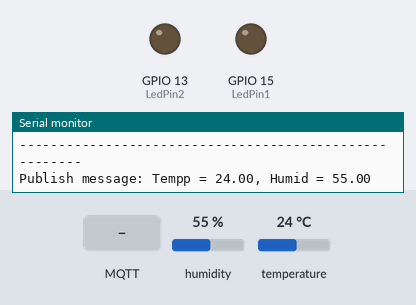
A sketch run on a simulated ESP32. On the bench: output pins drawn as LEDs (lit = HIGH), the last lines printed to the serial monitor. Inputs (shaded band) come from the test bench; at power-on: humidity 55 %, temperature 24 °C. WiFi joins after 1.5 s; servers stay silent unless stated; random numbers use the default seed unless the sketch sets one; no MQTT or app messages arrive unless stated.

Above: at 2.7 s.
2.8 s: MQTT message "1" arrives on the first subscribed topic
At 3.9 s:
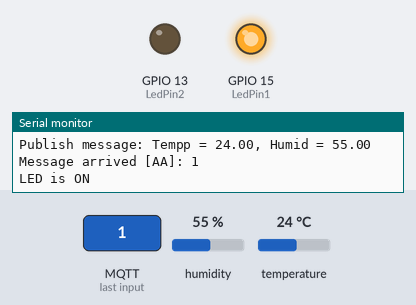
4.3 s: MQTT message "2" arrives on the second subscribed topic
At 5.1 s:
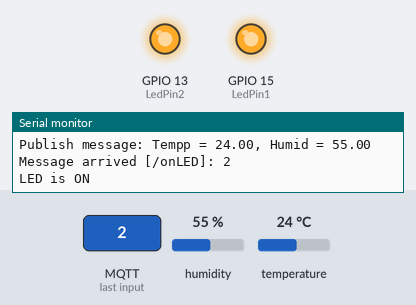
5.8 s: MQTT message "0" arrives on the first subscribed topic
At 6.3 s:
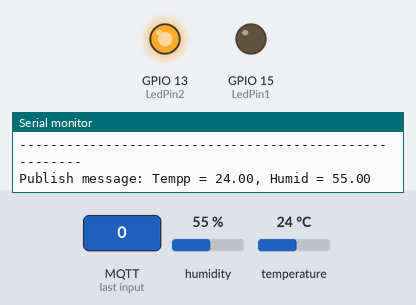
7.3 s: MQTT message "3" arrives on the first subscribed topic
At 8.5 s:
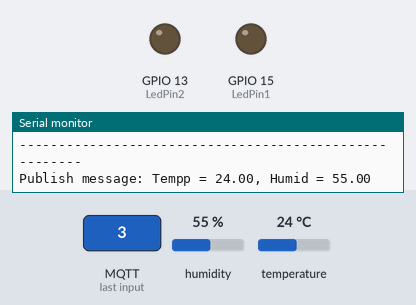
8.8 s: MQTT message "2" arrives on the first subscribed topic
At 9.7 s:
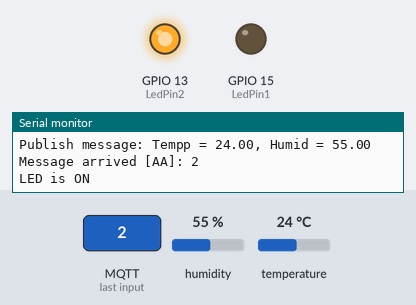
Timing chart, 0 to 11.3 s (numbered marks = the images above; inputs shaded):
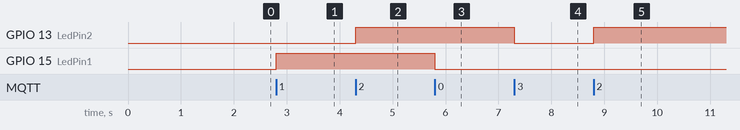

Measured:
- after the input at 2.8 s, GPIO 15 (LedPin1): LOW → HIGH at once
- after the input at 4.3 s, GPIO 13 (LedPin2): LOW → HIGH at once
- after the input at 5.8 s, GPIO 15 (LedPin1): HIGH → LOW at once
- after the input at 7.3 s, GPIO 13 (LedPin2): HIGH → LOW at once
- after the input at 8.8 s, GPIO 13 (LedPin2): LOW → HIGH at once

The sketch:

MQTT.ino
```cpp
#include <WiFi.h>
#include <PubSubClient.h>
#include "DHTesp.h"
#define pinDHT22 17
DHTesp dht;
const char* ssid = "Tucklyz";
const char* password = "pond17399";
const char* mqtt_server = "broker.emqx.io";
const char *topic = "AA";
const char* myTopic = "AA";
const int mqtt_port = 1883;

#define LedPin1 15
#define LedPin2 13

#define MSG_BUFFER_SIZE (50)
WiFiClient espClient;
PubSubClient client(espClient);
unsigned long lastMsg = 0;
char msg[MSG_BUFFER_SIZE];
int value = 0;

void setup_wifi() {
  delay(10);
  Serial.print("/nConnecting to "); Serial.println(ssid);
  WiFi.mode(WIFI_STA); WiFi.begin(ssid, password);
  while (WiFi.status() != WL_CONNECTED) {
    delay(500);
    Serial.print(".");
  }
  randomSeed(micros());
  Serial.println(""); Serial.println("WiFi connected");
  Serial.println("IP address: "); Serial.println(WiFi.localIP());
}

void reconnect() {
  while (!client.connected()) {
    Serial.print("Attempting MQTT connection...");
    String clientId = "ESP32 Client-";
    clientId += String(random(0xffff), HEX);
    if (client.connect(clientId.c_str())) {
      Serial.println("connected");
      client.subscribe(myTopic);
      client.publish(myTopic, "LET'S GO BRATHER");
      Serial.println("Connected");
      client.subscribe("/onLED");
    } else {
      Serial.print("failed, rc=");
      Serial.print(client.state());
      Serial.println(" try again in 5 seconds");
      delay(5000);
    }
  }
}

void callback(char* topic, byte* payload, unsigned int length) {
  String msg;
  Serial.print("Message arrived [");
  Serial.print(topic);
  Serial.print("]: ");

  for (int i = 0; i < length; i++) {
    msg += (char)payload[i];
  }
  Serial.println(msg);

  if (msg == "1") {
    digitalWrite(LedPin1, HIGH); // เปิด LED
    Serial.println("LED is ON");
  } else if (msg == "0") {
    digitalWrite(LedPin1, LOW); // ปิด LED
    Serial.println("LED is OFF");
  }
  if (msg == "2") {
    digitalWrite(LedPin2, HIGH); // เปิด LED
    Serial.println("LED is ON");
  } else if (msg == "3") {
    digitalWrite(LedPin2, LOW); // ปิด LED
    Serial.println("LED is OFF");
  }
}

void setup() {
  Serial.begin(115200);
  pinMode(LedPin1, OUTPUT);
  pinMode(LedPin2, OUTPUT);
  dht.setup(pinDHT22, DHTesp::DHT22);
  setup_wifi();
  client.setServer(mqtt_server, 1883);
  client.setCallback(callback);
  while (!client.connected()) {
    reconnect();
  }

  client.publish("/onLED", "ON");
  client.subscribe("/onLED");
}
void loop() {
  if (!client.connected()) reconnect();
  client.loop();
  unsigned long now = millis();
  if (now - lastMsg > 2000) {
    float humidity = dht.getHumidity();
    float temperature = dht.getTemperature();
    Serial.println("-------------------------------------------------------");
    snprintf (msg, MSG_BUFFER_SIZE, "Tempp = %0.2f, Humid = %0.2f", temperature, humidity);
    Serial.print("Publish message: ");
    Serial.println(msg);
    client.publish(myTopic, msg);
    lastMsg = millis();
    delay(30);
  }
}
```
